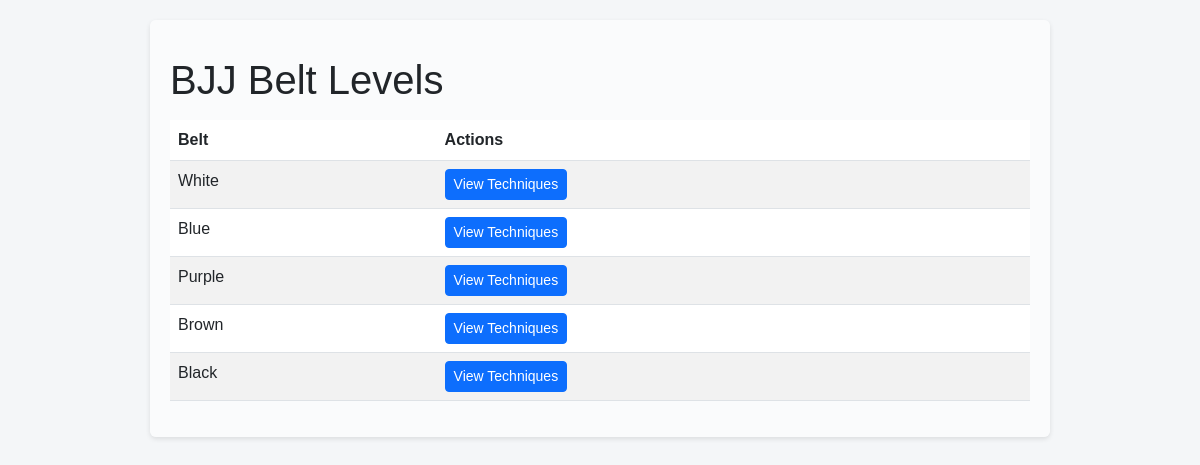
/belts/belts/, run on the app's committed database.
### belts/models.py (models this page shows, shortened)
class Belt(models.Model):
    name = models.CharField(max_length=20, unique=True)

### belts/views.py (the view)
# urls.py: path('belts/', views.belt_list, name='belt_list'),
def belt_list(request):
    belts = Belt.objects.all().order_by('id')
    return render(request, 'belts/belt_list.html', {'belts': belts})

### belts/templates/belts/belt_list.html (shortened to what this page needs)
{% extends 'base.html' %}
{% block content %}
  <h1 class="my-3">BJJ Belt Levels</h1>
  <table class="table table-striped">
    <thead>
      <tr>
        <th>Belt</th>
        <th>Actions</th>
      </tr>
    </thead>
    <tbody>
      {% for belt in belts %}
      <tr>
        <td>{{ belt.name }}</td>
        <td>
          <a class="btn btn-primary btn-sm" href="{% url 'technique_list' belt.id %}">
            View Techniques
          </a>
        </td>
      </tr>
      {% empty %}
      <tr>
        <td colspan="2">No belts added yet.</td>
      </tr>
      {% endfor %}
    </tbody>
  </table>
{% endblock %}

### belts/templates/base.html (style rules this page uses)
body { background-color: #f4f6f8; padding: 20px; font-family: "Arial", sans-serif; }

### data on the page
Belt: name "White"
Belt: name "Blue"
Belt: name "Purple"
Belt: name "Brown"
Belt: name "Black"
